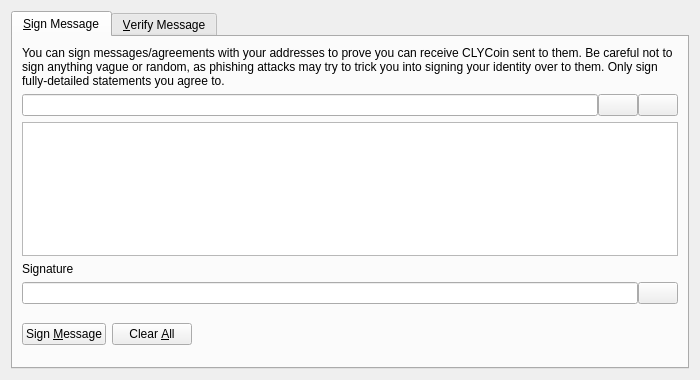
<?xml version="1.0" encoding="UTF-8"?>
<ui version="4.0">
 <class>SignVerifyMessageDialog</class>
 <widget class="QDialog" name="SignVerifyMessageDialog">
  <property name="geometry">
   <rect>
    <x>0</x>
    <y>0</y>
    <width>700</width>
    <height>380</height>
   </rect>
  </property>
  <property name="windowTitle">
   <string>Signatures - Sign / Verify a Message</string>
  </property>
  <property name="modal">
   <bool>true</bool>
  </property>
  <layout class="QVBoxLayout" name="verticalLayout">
   <item>
    <widget class="QTabWidget" name="tabWidget">
     <property name="currentIndex">
      <number>0</number>
     </property>
     <widget class="QWidget" name="tabSignMessage">
      <attribute name="title">
       <string>&amp;Sign Message</string>
      </attribute>
      <layout class="QVBoxLayout" name="verticalLayout_SM">
       <item>
        <widget class="QLabel" name="infoLabel_SM">
         <property name="text">
          <string>You can sign messages/agreements with your addresses to prove you can receive CLYCoin sent to them. Be careful not to sign anything vague or random, as phishing attacks may try to trick you into signing your identity over to them. Only sign fully-detailed statements you agree to.</string>
         </property>
         <property name="textFormat">
          <enum>Qt::PlainText</enum>
         </property>
         <property name="wordWrap">
          <bool>true</bool>
         </property>
        </widget>
       </item>
       <item>
        <layout class="QHBoxLayout" name="horizontalLayout_1_SM">
         <property name="spacing">
          <number>0</number>
         </property>
         <item>
          <widget class="QValidatedLineEdit" name="addressIn_SM">
           <property name="toolTip">
            <string>The CLYCoin address to sign the message with</string>
           </property>
          </widget>
         </item>
         <item>
          <widget class="QPushButton" name="addressBookButton_SM">
           <property name="toolTip">
            <string>Choose previously used address</string>
           </property>
           <property name="text">
            <string/>
           </property>
           <property name="shortcut">
            <string>Alt+A</string>
           </property>
           <property name="autoDefault">
            <bool>false</bool>
           </property>
          </widget>
         </item>
         <item>
          <widget class="QPushButton" name="pasteButton_SM">
           <property name="toolTip">
            <string>Paste address from clipboard</string>
           </property>
           <property name="text">
            <string/>
           </property>
           <property name="shortcut">
            <string>Alt+P</string>
           </property>
           <property name="autoDefault">
            <bool>false</bool>
           </property>
          </widget>
         </item>
        </layout>
       </item>
       <item>
        <widget class="QPlainTextEdit" name="messageIn_SM">
         <property name="toolTip">
          <string>Enter the message you want to sign here</string>
         </property>
        </widget>
       </item>
       <item>
        <widget class="QLabel" name="signatureLabel_SM">
         <property name="text">
          <string>Signature</string>
         </property>
         <property name="textFormat">
          <enum>Qt::PlainText</enum>
         </property>
        </widget>
       </item>
       <item>
        <layout class="QHBoxLayout" name="horizontalLayout_2_SM">
         <property name="spacing">
          <number>0</number>
         </property>
         <item>
          <widget class="QLineEdit" name="signatureOut_SM">
           <property name="font">
            <font>
             <italic>true</italic>
            </font>
           </property>
           <property name="readOnly">
            <bool>true</bool>
           </property>
          </widget>
         </item>
         <item>
          <widget class="QPushButton" name="copySignatureButton_SM">
           <property name="toolTip">
            <string>Copy the current signature to the system clipboard</string>
           </property>
           <property name="text">
            <string/>
           </property>
           <property name="autoDefault">
            <bool>false</bool>
           </property>
          </widget>
         </item>
        </layout>
       </item>
       <item>
        <layout class="QHBoxLayout" name="horizontalLayout_3_SM">
         <item>
          <widget class="QPushButton" name="signMessageButton_SM">
           <property name="toolTip">
            <string>Sign the message to prove you own this CLYCoin address</string>
           </property>
           <property name="text">
            <string>Sign &amp;Message</string>
           </property>
           <property name="autoDefault">
            <bool>false</bool>
           </property>
          </widget>
         </item>
         <item>
          <widget class="QPushButton" name="clearButton_SM">
           <property name="toolTip">
            <string>Reset all sign message fields</string>
           </property>
           <property name="text">
            <string>Clear &amp;All</string>
           </property>
           <property name="autoDefault">
            <bool>false</bool>
           </property>
          </widget>
         </item>
         <item>
          <spacer name="horizontalSpacer_1_SM">
           <property name="orientation">
            <enum>Qt::Horizontal</enum>
           </property>
           <property name="sizeHint" stdset="0">
            <size>
             <width>40</width>
             <height>48</height>
            </size>
           </property>
          </spacer>
         </item>
         <item>
          <widget class="QLabel" name="statusLabel_SM">
           <property name="font">
            <font>
             <weight>75</weight>
             <bold>true</bold>
            </font>
           </property>
           <property name="text">
            <string/>
           </property>
           <property name="wordWrap">
            <bool>true</bool>
           </property>
          </widget>
         </item>
         <item>
          <spacer name="horizontalSpacer_2_SM">
           <property name="orientation">
            <enum>Qt::Horizontal</enum>
           </property>
           <property name="sizeHint" stdset="0">
            <size>
             <width>40</width>
             <height>48</height>
            </size>
           </property>
          </spacer>
         </item>
        </layout>
       </item>
      </layout>
     </widget>
     <widget class="QWidget" name="tabVerifyMessage">
      <attribute name="title">
       <string>&amp;Verify Message</string>
      </attribute>
      <layout class="QVBoxLayout" name="verticalLayout_VM">
       <item>
        <widget class="QLabel" name="infoLabel_VM">
         <property name="text">
          <string>Enter the receiver's address, message (ensure you copy line breaks, spaces, tabs, etc. exactly) and signature below to verify the message. Be careful not to read more into the signature than what is in the signed message itself, to avoid being tricked by a man-in-the-middle attack. Note that this only proves the signing party receives with the address, it cannot prove sendership of any transaction!</string>
         </property>
         <property name="textFormat">
          <enum>Qt::PlainText</enum>
         </property>
         <property name="alignment">
          <set>Qt::AlignLeading|Qt::AlignLeft|Qt::AlignTop</set>
         </property>
         <property name="wordWrap">
          <bool>true</bool>
         </property>
        </widget>
       </item>
       <item>
        <layout class="QHBoxLayout" name="horizontalLayout_1_VM">
         <property name="spacing">
          <number>0</number>
         </property>
         <item>
          <widget class="QValidatedLineEdit" name="addressIn_VM">
           <property name="toolTip">
            <string>The CLYCoin address the message was signed with</string>
           </property>
          </widget>
         </item>
         <item>
          <widget class="QPushButton" name="addressBookButton_VM">
           <property name="toolTip">
            <string>Choose previously used address</string>
           </property>
           <property name="text">
            <string/>
           </property>
           <property name="shortcut">
            <string>Alt+A</string>
           </property>
           <property name="autoDefault">
            <bool>false</bool>
           </property>
          </widget>
         </item>
        </layout>
       </item>
       <item>
        <widget class="QPlainTextEdit" name="messageIn_VM"/>
       </item>
       <item>
        <widget class="QValidatedLineEdit" name="signatureIn_VM"/>
       </item>
       <item>
        <layout class="QHBoxLayout" name="horizontalLayout_2_VM">
         <item>
          <widget class="QPushButton" name="verifyMessageButton_VM">
           <property name="toolTip">
            <string>Verify the message to ensure it was signed with the specified CLYCoin address</string>
           </property>
           <property name="text">
            <string>Verify &amp;Message</string>
           </property>
           <property name="autoDefault">
            <bool>false</bool>
           </property>
          </widget>
         </item>
         <item>
          <widget class="QPushButton" name="clearButton_VM">
           <property name="toolTip">
            <string>Reset all verify message fields</string>
           </property>
           <property name="text">
            <string>Clear &amp;All</string>
           </property>
           <property name="autoDefault">
            <bool>false</bool>
           </property>
          </widget>
         </item>
         <item>
          <spacer name="horizontalSpacer_1_VM">
           <property name="orientation">
            <enum>Qt::Horizontal</enum>
           </property>
           <property name="sizeHint" stdset="0">
            <size>
             <width>40</width>
             <height>48</height>
            </size>
           </property>
          </spacer>
         </item>
         <item>
          <widget class="QLabel" name="statusLabel_VM">
           <property name="font">
            <font>
             <weight>75</weight>
             <bold>true</bold>
            </font>
           </property>
           <property name="text">
            <string/>
           </property>
           <property name="wordWrap">
            <bool>true</bool>
           </property>
          </widget>
         </item>
         <item>
          <spacer name="horizontalSpacer_2_VM">
           <property name="orientation">
            <enum>Qt::Horizontal</enum>
           </property>
           <property name="sizeHint" stdset="0">
            <size>
             <width>40</width>
             <height>48</height>
            </size>
           </property>
          </spacer>
         </item>
        </layout>
       </item>
      </layout>
     </widget>
    </widget>
   </item>
  </layout>
 </widget>
 <customwidgets>
  <customwidget>
   <class>QValidatedLineEdit</class>
   <extends>QLineEdit</extends>
   <header>qvalidatedlineedit.h</header>
  </customwidget>
 </customwidgets>
 <resources>
  <include location="../clycoin.qrc"/>
 </resources>
 <connections/>
</ui>
